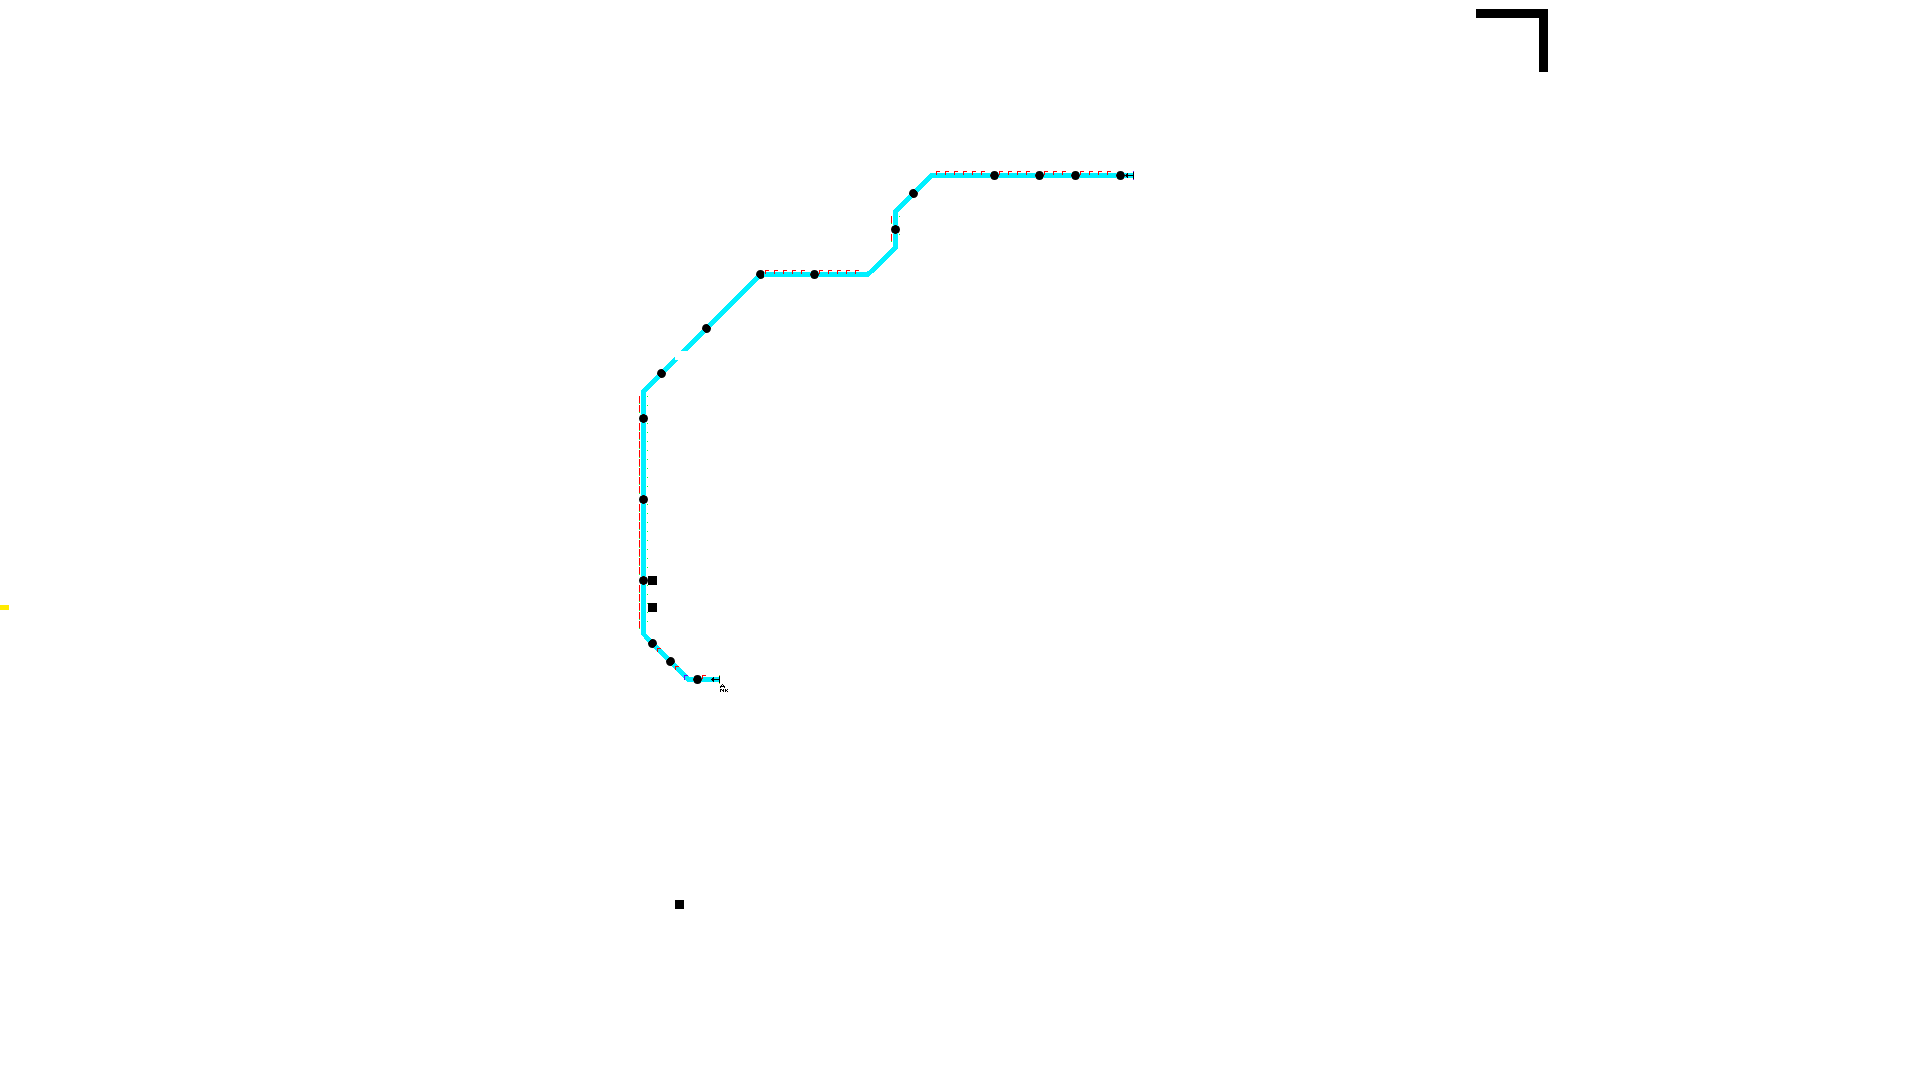

This is a level from a 2D game, rendered from its Tiled map with the project's own tilesets. A one-line summary and the map file follow, with tile-layer data summarised:
An orthogonal 213x120 tile map with 9x9 px tiles, 1 tile layer (Tile Layer 1) and 16 objects (Brixton, Stockwell, Vauxhall, Pimlico, Victoria, ...).

<map version="1.10" tiledversion="1.10.2" orientation="orthogonal" renderorder="right-down" width="213" height="120" tilewidth="9" tileheight="9" infinite="0" nextlayerid="3" nextobjectid="19">
 <editorsettings>
  <export target="level_1.csv" format="csv" />
 </editorsettings>
 <tileset firstgid="1" source="tileset.tsx" />
 <layer id="1" name="Tile Layer 1" width="213" height="120">
  <data>[25560 cells, 25560 non-empty, 25 distinct tile ids]</data>
 </layer>
 <objectgroup id="2" name="Victoria Line">
  <object id="3" name="Brixton" x="693" y="675" width="9" height="9" />
  <object id="4" name="Stockwell" x="666" y="657" width="9" height="9" />
  <object id="5" name="Vauxhall" x="648" y="639" width="9" height="9" />
  <object id="6" name="Pimlico" x="639" y="576" width="9" height="9" />
  <object id="7" name="Victoria" x="639" y="495" width="9" height="9" />
  <object id="8" name="Green Park" x="639" y="414" width="9" height="9" />
  <object id="9" name="Oxford Circus" x="657" y="369" width="9" height="9" />
  <object id="10" name="Warren Street" x="702" y="324" width="9" height="9" />
  <object id="11" name="Euston Square" x="756" y="270" width="9" height="9" />
  <object id="12" name="King's Cross &amp; St Pancreas International" x="810" y="270" width="9" height="9" />
  <object id="13" name="Highbury &amp; Islington" x="891" y="225" width="9" height="9" />
  <object id="14" name="Finsbury Park" x="909" y="189" width="9" height="9" />
  <object id="15" name="Seven Sisters" x="990" y="171" width="9" height="9" />
  <object id="16" name="Tottenham Hale" x="1035" y="171" width="9" height="9" />
  <object id="17" name="Blackhorse Road" x="1071" y="171" width="9" height="9" />
  <object id="18" name="Walthamstow Central" x="1116" y="171" width="9" height="9" />
 </objectgroup>
</map>
